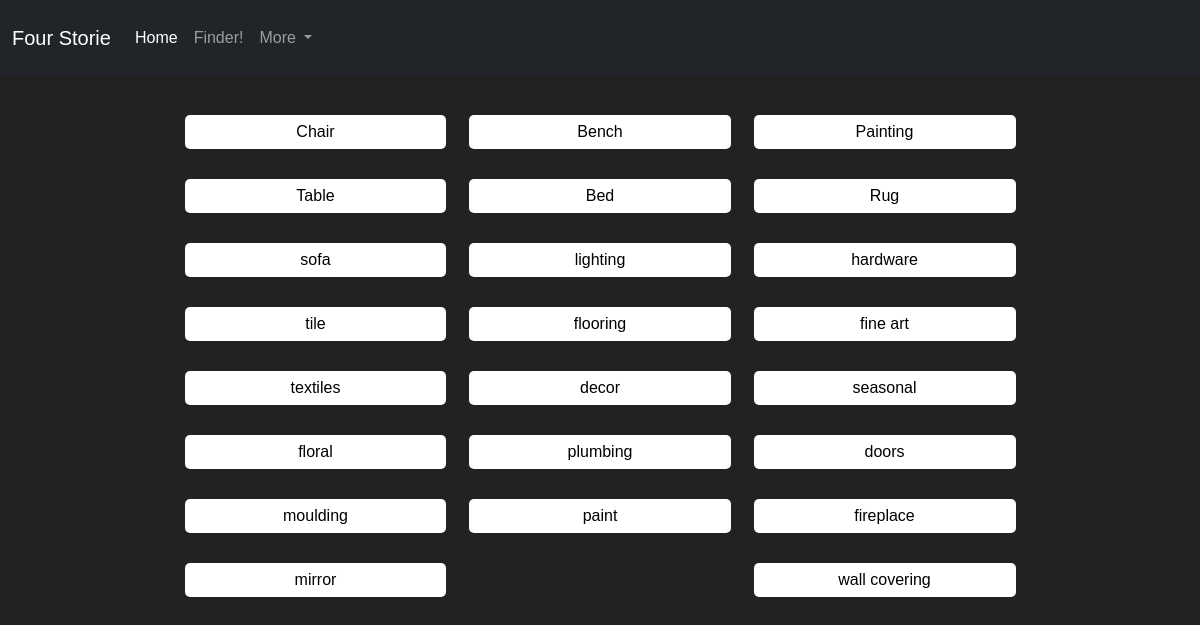
/viewer/, run on an earlier commit of the app's database.
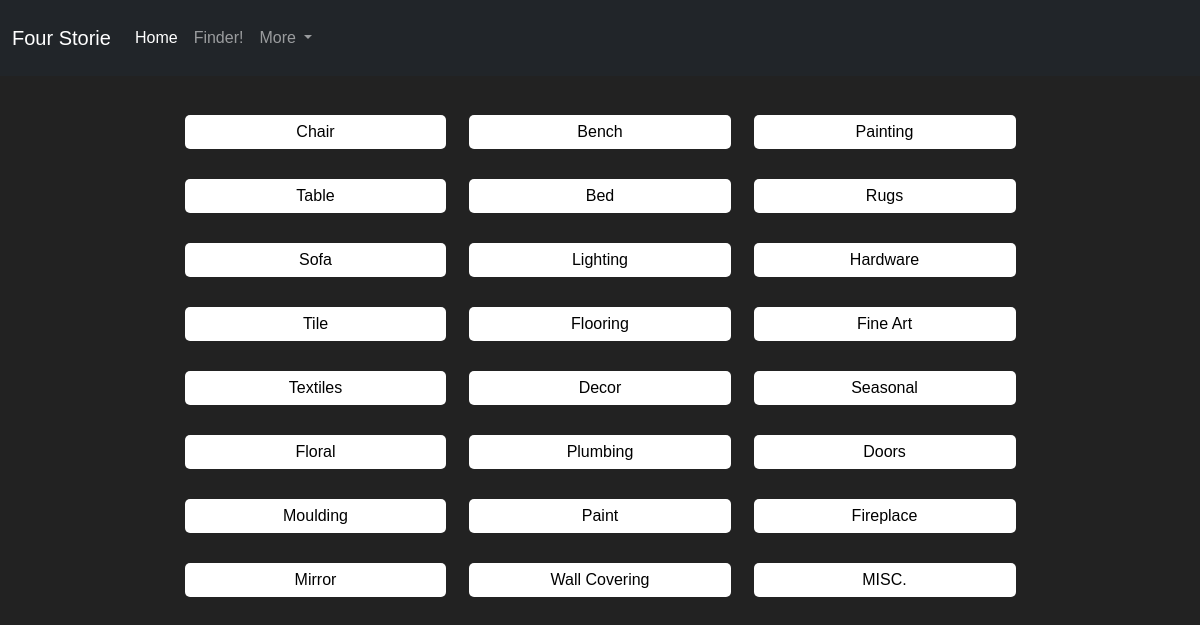
And on a later commit of the database.
### website/models.py (models this page shows, shortened)
class Categorie(models.Model):
    name = models.CharField(max_length=100, null=False, blank=False)

### website/views.py (the view)
# urls.py: path('viewer/', views.viewer, name='viewer'),
def viewer(request):
    categories = Categorie.objects.all()
    context = {'categories': categories}
    return render(request, 'viewer.html', context)

### website/templates/viewer.html (shortened to what this page needs)
{% extends "base.html" %}
{% block content %}
  <div class="row" style="display: flex; justify-content: center; align-items: center;">
    <div class="col-md-9">
      <div class="custom-row">
        {% for category in categories %}
          <div class="custom-col">
            <a href="{% url 'category_products' category_name=category.name %}" class="btn btn-primary custom-button">{{ category.name }}</a>
          </div>
        {% endfor %}
      </div>
    </div>
  </div>
{% endblock %}

### website/templates/base.html (shortened to what this page needs)
<!doctype html>
<html lang="en">
  <head>
    <link href="https://cdn.jsdelivr.net/npm/bootstrap@5.3.2/dist/css/bootstrap.min.css" rel="stylesheet">
  </head>
  <body>
    {%include "navbar.html"%}
    <div class ="container">
        <br><br\>
        {% block content %}
        {% endblock %}
    </div>
  </body>
</html>

### website/templates/navbar.html (shortened to what this page needs)
<nav class="navbar navbar-expand-lg navbar-dark bg-dark">
    <div class="container-fluid">
      <a class="navbar-brand" href="{% url 'home' %}">Four Storie</a>
      <div class="collapse navbar-collapse" id="navbarSupportedContent">
        <ul class="navbar-nav me-auto mb-2 mb-lg-0">
          <li class="nav-item">
            <a class="nav-link active" aria-current="page" href="{%url 'home' %}">Home</a>
          </li>
          <li class="nav-item">
            <a class="nav-link" href="{% url 'viewer' %}">Finder!</a>
          </li>
          <li class="nav-item dropdown">
            <a class="nav-link dropdown-toggle" href="#" role="button" data-bs-toggle="dropdown" aria-expanded="false">
              More
            </a>
                {% if user.is_authenticated %}
                  <a class="dropdown-item" href="{% url 'logout' %}">Logout</a>
                </li>
                {% else %}
                </li>
                {% endif %}
            </ul>
      </div>
    </div>
  </nav>

### website/templates/base.html (style rules this page uses)
body { background-color: #222; color: #fff; font-family: Arial, sans-serif; }
ul { list-style: none; padding: 0; }
li { margin: 10px 0; }
a { color: #00aaff; text-decoration: none; }

### website/templates/viewer.html (style rules this page uses)
.custom-button { display: block; color: rgb(0, 0, 0); margin: 15px 0; padding: 5px 10px; text-align: center; text-decoration: none; background-color: white; border: none; border-radius: 5px; }
.custom-row { display: flex; flex-wrap: wrap; justify-content: space-between; }
.custom-col { flex-basis: calc(33.33% - 15px); }

What changed in the data, as far as the page shows it:
changed Categorie: name "Rug" → "Rugs"
changed Categorie: name "sofa" → "Sofa"
changed Categorie: name "lighting" → "Lighting"
changed Categorie: name "hardware" → "Hardware"
changed Categorie: name "tile" → "Tile"
changed Categorie: name "flooring" → "Flooring"
changed Categorie: name "fine art" → "Fine Art"
changed Categorie: name "textiles" → "Textiles"
changed Categorie: name "decor" → "Decor"
changed Categorie: name "seasonal" → "Seasonal"
changed Categorie: name "floral" → "Floral"
changed Categorie: name "plumbing" → "Plumbing"
changed Categorie: name "doors" → "Doors"
changed Categorie: name "moulding" → "Moulding"
changed Categorie: name "paint" → "Paint"
changed Categorie: name "fireplace" → "Fireplace"
changed Categorie: name "mirror" → "Mirror"
changed Categorie: name "wall covering" → "Wall Covering"
added Categorie: name "MISC."
